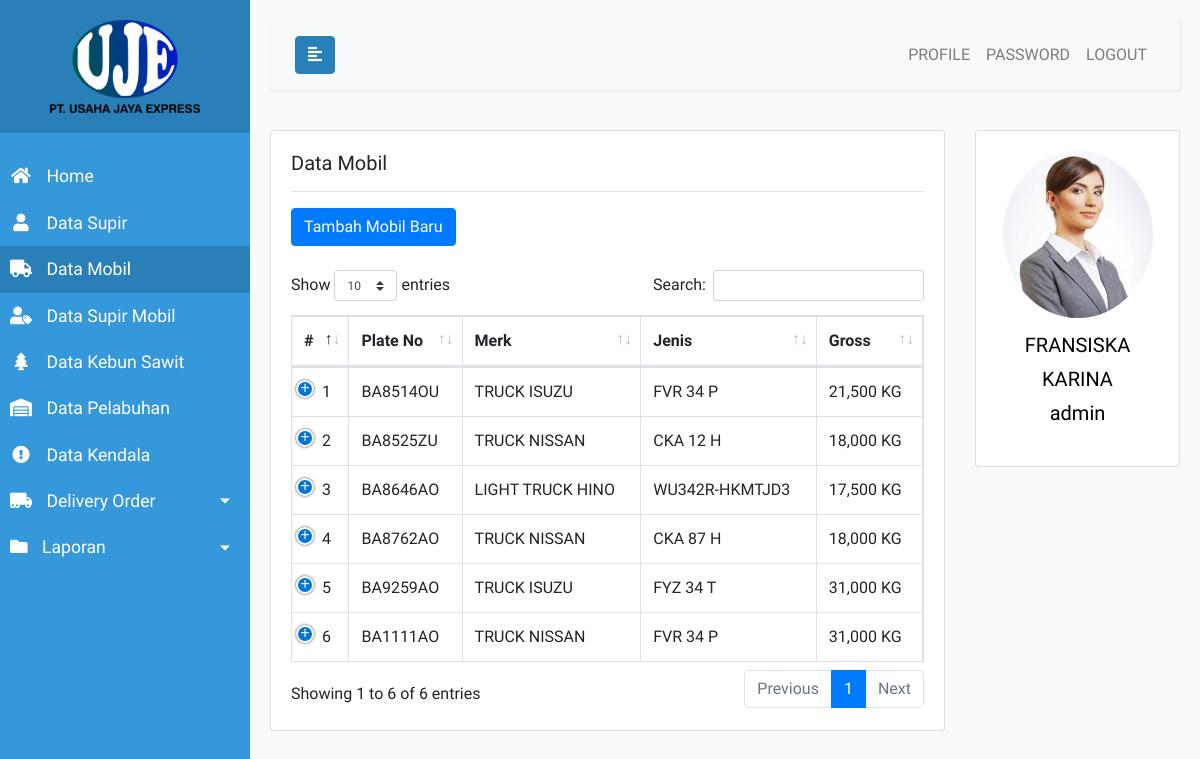
The app's page /admin.php?page=mobil (signed in), older data.
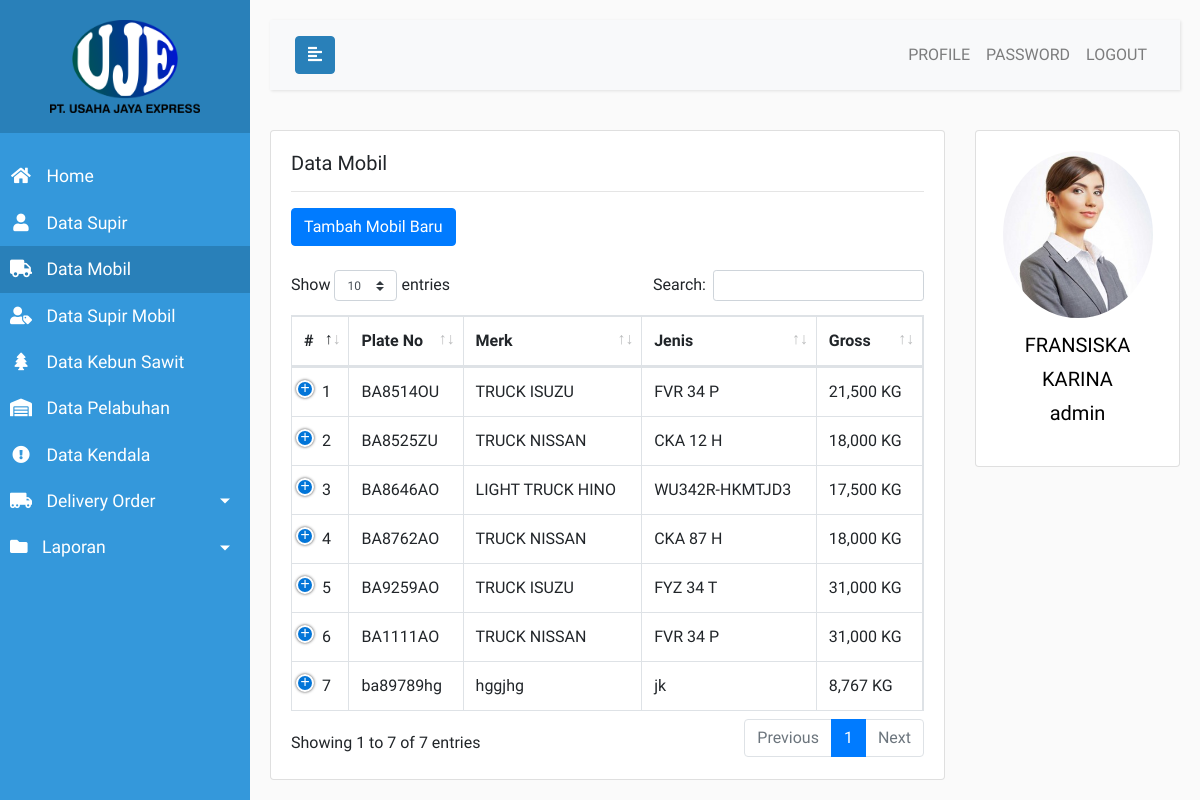
The same page, newer data.
### tables this page shows
CREATE TABLE `tb_mobil` (
  `id` int(11) NOT NULL AUTO_INCREMENT,
  `plate` varchar(10) NOT NULL,
  `merk` varchar(100) NOT NULL,
  `jenis` varchar(100) NOT NULL,
  `gross` int(11) NOT NULL,
  `foto` varchar(100) NOT NULL,
  PRIMARY KEY (`id`)
);

CREATE TABLE `tb_user` (
  `id` int(11) NOT NULL AUTO_INCREMENT,
  `username` varchar(20) NOT NULL,
  `password` varchar(100) NOT NULL,
  `hak_akses` enum('admin','pimpinan') NOT NULL,
  `status` tinyint(4) NOT NULL DEFAULT '1',
  `nama` varchar(100) NOT NULL,
  `jenis_kelamin` enum('pria','wanita') NOT NULL,
  `tempat_lahir` varchar(50) NOT NULL,
  `tanggal_lahir` date NOT NULL,
  `alamat` text NOT NULL,
  `telepon` varchar(13) NOT NULL,
  `foto` varchar(100) NOT NULL,
  PRIMARY KEY (`id`)
);

### app/app.php (called while the page is built, shortened)
<?php
	function koneksi() {
		$host = 'localhost';
		$user = 'root';
		$pass = '';
		$db = 'pt-uje-db';
		$conn = mysqli_connect($host, $user, $pass, $db);
		return $conn;
	}
	function sanitizeThis($string) {
		$conn = koneksi();
		$output1 = mysqli_real_escape_string($conn, $string);
		$output2 = strip_tags($output1);
		return htmlspecialchars($output2);
	}
	function getProfile() {
		$conn = koneksi();
		$uid = $_SESSION['uid'];
		$query = "SELECT * FROM tb_user WHERE id = '$uid'";
		$process = mysqli_query($conn, $query);
		$data = mysqli_fetch_assoc($process);
		return $data;
	}
?>

### views/admin/mobil/kelola-mobil.php (the view, shortened to what this page needs)
<div class="row">
	<div class="col-md-9">
		<div class="card">
			<div class="card-body">
				<h5 class="card-title">Data Mobil</h5><hr>
				<?php if ($hak_akses == 'admin'): ?>
					<button type="button" class="btn btn-primary" id="btn-tambah-mobil">Tambah Mobil Baru</button><br><br>
				<?php endif ?>
				<table id="table-data-mobil" class="table table-bordered display responsive nowrap" style="width:100%">
					<thead>
						<tr>
							<th>#</th>
							<th>Plate No</th>
							<th>Merk</th>
							<th>Jenis</th>
							<th>Gross</th>
						</tr>
					</thead>
					<tbody>
						<?php
							$list_data = [];
							$query = "SELECT * FROM tb_mobil";
							$process = mysqli_query($conn, $query);
							while($row = mysqli_fetch_array($process)) {
								$list_data[] = $row;
							}
							foreach ($list_data as $key => $value) {
						?>
							<tr>
								<td><?php echo $key+1 ?></td>
								<td><?php echo $value['plate'] ?></td>
								<td><?php echo $value['merk'] ?></td>
								<td><?php echo $value['jenis'] ?></td>
								<td><?php echo number_format($value['gross']) ?> KG</td>
							</tr>
						<?php
							}
						?>
					</tbody>
				</table>
			</div>
		</div>
	</div>
	<div class="col-md-3">
		<?php include 'views/partials/rightbar.php'; ?>
	</div>
</div>

### admin.php (shortened to what this page needs)
<?php
	require_once 'app/app.php';
	$conn = koneksi();
	$hak_akses = sanitizeThis($_SESSION['akses']);
?>
<!DOCTYPE html>
<html>
<head>
	<link rel="stylesheet" href="assets/vendors/bootstrap/css/bootstrap.min.css">
	<link rel="stylesheet" href="assets/vendors/fontawesome/css/all.min.css">
	<link rel="stylesheet" href="assets/vendors/sweetalert/dist/sweetalert2.min.css">
	<link rel="stylesheet" href="assets/vendors/airdatepicker/dist/css/datepicker.min.css">
	<link rel="stylesheet" href="assets/vendors/datatables/datatables.min.css">
	<link rel="stylesheet" href="assets/vendors/select2/dist/css/select2.min.css">
	<link rel="stylesheet" href="assets/vendors/select2-bootstrap4/dist/select2-bootstrap4.min.css">
	<link rel="stylesheet" href="assets/css/app.css">
</head>
<body>
	<div class="wrapper">
		<?php include 'views/partials/sidebar.php'; ?>
        <div id="content">
			<?php include 'views/partials/navbar.php'; ?>
			<?php
				if (isset($_GET['page'])) {
					$page = $_GET['page'];
					if ($page == 'home') {
						include 'views/admin/home.php';
					} elseif ($page == 'profile') {
						include 'views/admin/profile.php';
					} elseif ($page == 'ubah-password') {
						include 'views/admin/ubah-password.php';
					} elseif ($page == 'supir') {
						include 'views/admin/supir/kelola-supir.php';
					} elseif ($page == 'mobil') {
						include 'views/admin/mobil/kelola-mobil.php';
					} elseif ($page == 'supir_mobil') {
						include 'views/admin/supir_mobil/kelola-supir-mobil.php';
					} elseif ($page == 'kebun') {
						include 'views/admin/kebun/kelola-kebun.php';
					} elseif ($page == 'pelabuhan') {
						include 'views/admin/pelabuhan/kelola-pelabuhan.php';
					} elseif ($page == 'tambah-do') {
						include 'views/admin/do/tambah-do.php';
					} elseif ($page == 'daftar-do') {
						include 'views/admin/do/daftar-do.php';
					} elseif ($page == 'detail-do') {
						include 'views/admin/do/detail-do.php';
					} elseif ($page == 'cetak-detail-do') {
						include 'views/admin/do/cetak-detail-do.php';
					} elseif ($page == 'cetak-pengantar') {
						include 'views/admin/do/cetak-pengantar.php';
					} elseif ($page == 'isi-spb') {
						include 'views/admin/do/isi-spb.php';
					} elseif ($page == 'kendala') {
						include 'views/admin/kendala/kelola-kendala.php';
					} elseif ($page == 'pendapatan-supir') {
						include 'views/admin/laporan/pendapatan-supir.php';
					} elseif ($page == 'laba-rugi') {
						include 'views/admin/laporan/laba-rugi.php';
					}
				}
			?>
        </div>
    </div>
</body>
</html>

### views/partials/sidebar.php (shortened to what this page needs)
<nav id="sidebar">
    <div class="sidebar-header text-center">
        <img src="assets/img/logo2.png" width="150px;"">
    </div>
    <ul class="list-unstyled components">
        <li class="<?php echo ($_GET['page'] == 'home')?'active':''; ?>">
            <a href="?page=home">
                <i class="fa fa-fw fa-home"></i>
                Home
            </a>
        </li>
        <li class="<?php echo ($_GET['page'] == 'supir')?'active':''; ?>">
            <a href="?page=supir">
                <i class="fa fa-fw fa-user"></i>
                Data Supir
            </a>
        </li>
        <li class="<?php echo ($_GET['page'] == 'mobil')?'active':''; ?>">
            <a href="?page=mobil">
                <i class="fa fa-fw fa-truck"></i>
                Data Mobil
            </a>
        </li>
        <li class="<?php echo ($_GET['page'] == 'supir_mobil')?'active':''; ?>">
            <a href="?page=supir_mobil">
                <i class="fa fa-fw fa-user-tag"></i>
                Data Supir Mobil
            </a>
        </li>
        <li class="<?php echo ($_GET['page'] == 'kebun')?'active':''; ?>">
            <a href="?page=kebun">
                <i class="fa fa-fw fa-tree"></i>
                Data Kebun Sawit
            </a>
        </li>
        <li class="<?php echo ($_GET['page'] == 'pelabuhan')?'active':''; ?>">
            <a href="?page=pelabuhan">
                <i class="fa fa-fw fa-warehouse"></i>
                Data Pelabuhan
            </a>
        </li>
        <li class="<?php echo ($_GET['page'] == 'kendala')?'active':''; ?>">
            <a href="?page=kendala">
                <i class="fa fa-fw fa-exclamation-circle"></i>
                Data Kendala
            </a>
        </li>
        <?php
            if ($_GET['page'] == 'tambah-do' || $_GET['page'] == 'daftar-do') {
                echo '<li class="active">';
            } else {
                echo '<li>';
            }
        ?>
            <a href="#pageSubmenu" data-toggle="collapse" aria-expanded="false" class="dropdown-toggle">
                <i class="fa fa-fw fa-truck-moving"></i>
                Delivery Order
            </a>
        </li>
        <?php
            if ($_GET['page'] == 'pendapatan-supir' || $_GET['page'] == 'laba-rugi') {
                echo '<li class="active">';
            } else {
                echo '<li>';
            }
        ?>
            <a href="#pageLaporan" data-toggle="collapse" aria-expanded="false" class="dropdown-toggle">
                <i class="fa fa-sw fa-folder"></i>
                Laporan
            </a>
        </li>
    </ul>
</nav>

### views/partials/navbar.php (shortened to what this page needs)
 <nav class="navbar navbar-expand-lg navbar-light bg-light">
    <div class="container-fluid">
        <button type="button" id="sidebarCollapse" class="btn" style="background: #2980B9; color: #fff; border-color: #2980B9;">
            <i class="fas fa-align-left"></i>
        </button>
        <div class="collapse navbar-collapse" id="navbarSupportedContent">
            <ul class="nav navbar-nav ml-auto">
                <li class="nav-item <?php echo ($_GET['page'] == 'profile')?'active':''; ?>">
                    <a class="nav-link" href="?page=profile">PROFILE</a>
                </li>
                <li class="nav-item <?php echo ($_GET['page'] == 'ubah-password')?'active':''; ?>">
                    <a class="nav-link" href="?page=ubah-password">PASSWORD</a>
                </li>
                <li class="nav-item">
                    <a class="nav-link" href="#logout" id="btn-logout">LOGOUT</a>
                </li>
            </ul>
        </div>
    </div>
</nav>

### views/partials/rightbar.php
<div class="card">
	<div class="card-body text-center">
		<img src="/assets/img/profil/<?php echo getProfile()['foto'] ?>" width="150px" class="rounded-circle">
		<p class="profile-name"><?php echo strtoupper(getProfile()['nama']).'<br>'.strtolower($_SESSION['akses']) ?></p>
	</div>
</div>

### assets/css/app.css (style rules this page uses)
body { font-family: 'Ubuntu', sans-serif; background: #fafafa; }
p { font-family: 'Ubuntu', sans-serif; font-size: 1.1em; font-weight: 300; line-height: 1.7em; color: #999; }
a, a:hover, a:focus { color: inherit; text-decoration: none; transition: all 0.3s; }
.navbar { padding: 15px 10px; background: #fff; border: none; border-radius: 0; margin-bottom: 40px; box-shadow: 1px 1px 3px rgba(0, 0, 0, 0.1); }
i, span { display: inline-block; }
.wrapper { display: flex; align-items: stretch; }
#sidebar { min-width: 250px; max-width: 250px; background: #3498DB; color: #fff; transition: all 0.3s; }
#sidebar ul li a { text-align: left; }
#sidebar .sidebar-header { padding: 20px; background: #2980B9; }
#sidebar ul.components { padding: 20px 0; }
#sidebar ul li a { padding: 10px; font-size: 1.1em; display: block; }
#sidebar ul li a i { margin-right: 10px; }
#sidebar ul li.active>a, a[aria-expanded="true"] { color: #fff; background: #2980B9; }
a[data-toggle="collapse"] { position: relative; }
.dropdown-toggle::after { display: block; position: absolute; top: 50%; right: 20px; transform: translateY(-50%); }
#content { width: 100%; padding: 20px; min-height: 100vh; transition: all 0.3s; }
.profile-name { padding-top: 10px; font-size: 20px; color: #000; }

Row changes from the older to the newer data that the page shows:
added tb_mobil: plate "ba89789hg", merk "hggjhg", jenis "jk", gross "8,767"
Text that changed along with them:
text written by a page script: "Show entries Search: Showing 1 to 6 of 6 entries Previous 1 Next" → "Show entries Search: Showing 1 to 7 of 7 entries Previous 1 Next"
